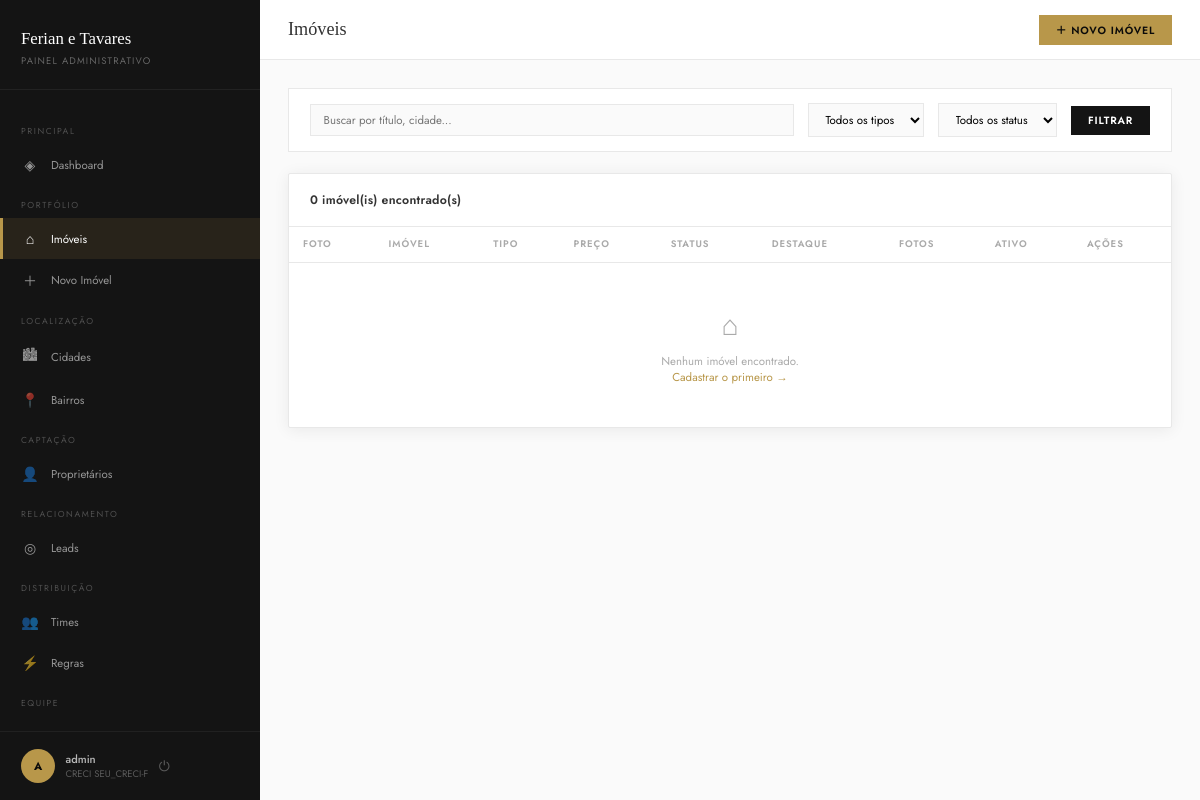
The app's page /painel/imoveis/ (signed in), older data.
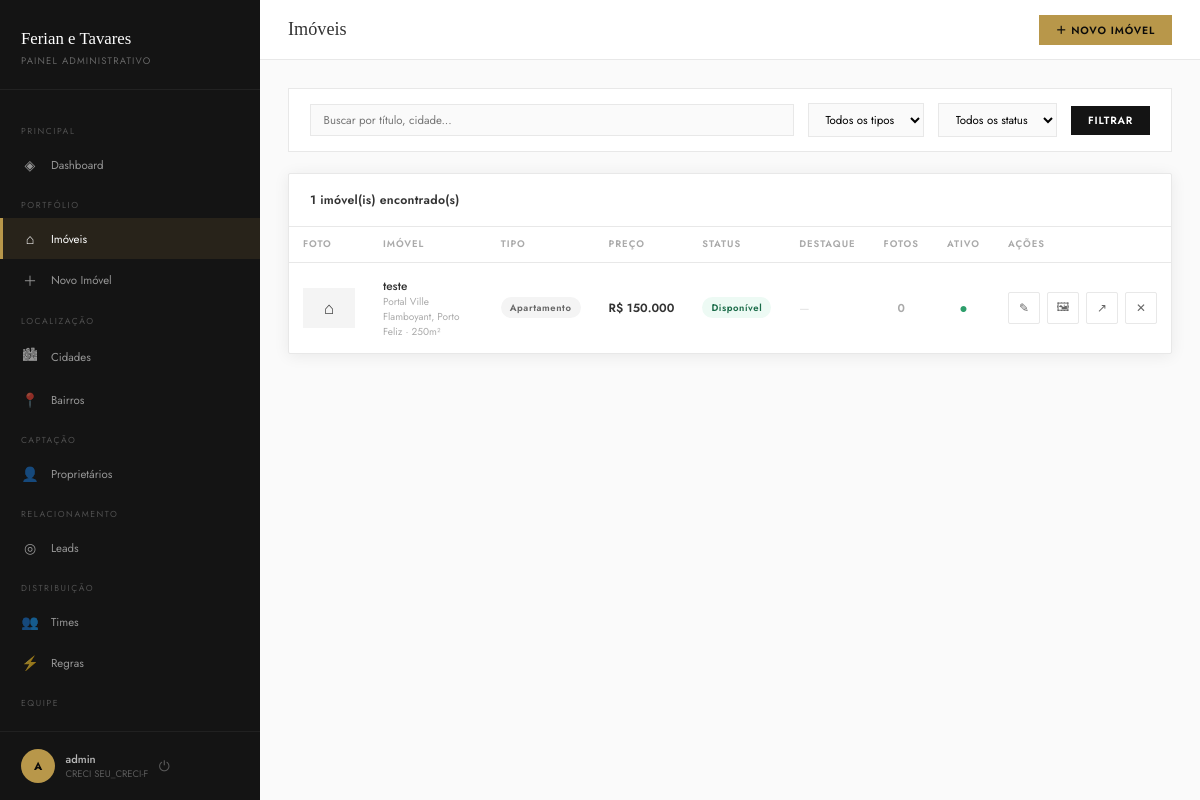
The same page, newer data.
### imoveis/models.py (models this page shows, shortened)
class Imovel(models.Model):
    TIPO_CHOICES = [
        ('apartamento', 'Apartamento'),
        ('casa', 'Casa'),
        ('cobertura', 'Cobertura'),
        ('terreno', 'Terreno'),
        ('comercial', 'Comercial'),
    ]
    STATUS_CHOICES = [
        ('disponivel', 'Disponível'),
        ('vendido', 'Vendido'),
        ('alugado', 'Alugado'),
        ('reservado', 'Reservado'),
    ]
    DESTAQUE_CHOICES = [
        ('', 'Nenhum'),
        ('destaque', 'Destaque'),
        ('novo', 'Novo'),
        ('oportunidade', 'Oportunidade'),
        ('exclusivo', 'Exclusivo'),
    ]
    titulo = models.CharField('Título', max_length=200)
    slug = models.SlugField(max_length=220, unique=True, blank=True)
    tipo = models.CharField(max_length=20, choices=TIPO_CHOICES, default='apartamento')
    status = models.CharField(max_length=20, choices=STATUS_CHOICES, default='disponivel')
    destaque = models.CharField(max_length=20, choices=DESTAQUE_CHOICES, blank=True)
    cidade = models.ForeignKey(Cidade, on_delete=models.SET_NULL, null=True)
    bairro = models.ForeignKey(Bairro, on_delete=models.SET_NULL, null=True, blank=True)
    endereco = models.CharField('Endereço', max_length=300, blank=True)
    cep = models.CharField('CEP', max_length=9, blank=True)
    preco = models.DecimalField('Preço (R$)', max_digits=14, decimal_places=2)
    preco_negociavel = models.BooleanField('Preço negociável', default=False)
    condominio = models.DecimalField('Condomínio (R$)', max_digits=10, decimal_places=2, null=True, blank=True)
    iptu = models.DecimalField('IPTU mensal (R$)', max_digits=10, decimal_places=2, null=True, blank=True)
    area_total = models.PositiveIntegerField('Área total (m²)', null=True, blank=True)
    area_construida = models.PositiveIntegerField('Área construída (m²)', null=True, blank=True)
    quartos = models.PositiveSmallIntegerField('Quartos', null=True, blank=True)
    suites = models.PositiveSmallIntegerField('Suítes', null=True, blank=True)
    banheiros = models.PositiveSmallIntegerField('Banheiros', null=True, blank=True)
    vagas = models.PositiveSmallIntegerField('Vagas de garagem', null=True, blank=True)
    andar = models.PositiveSmallIntegerField('Andar', null=True, blank=True)
    descricao = models.TextField('Descrição')
    diferenciais = models.TextField('Diferenciais (um por linha)', blank=True,
                                    help_text='Digite cada diferencial em uma linha separada')
    meta_descricao = models.CharField('Meta descrição (SEO)', max_length=160, blank=True)
    ativo = models.BooleanField('Ativo (visível no site)', default=True)
    criado_em = models.DateTimeField(auto_now_add=True)
    atualizado_em = models.DateTimeField(auto_now=True)
    visualizacoes = models.PositiveIntegerField(default=0, editable=False)
    proprietario = models.ForeignKey(
    'Proprietario',
    on_delete=models.SET_NULL,
    null=True, blank=True,
    verbose_name='Proprietário',
    related_name='imoveis'
    )
    class Meta:
        verbose_name = 'Imóvel'
        verbose_name_plural = 'Imóveis'
        ordering = ['-criado_em']
    @property
    def preco_formatado(self):
        v = float(self.preco)
        if v >= 1_000_000:
            m = v / 1_000_000
            return f"R$ {m:,.1f} milhão".replace(',', 'X').replace('.', ',').replace('X', '.')
        return f"R$ {v:,.0f}".replace(',', 'X').replace('.', ',').replace('X', '.')
    @property
    def foto_principal(self):
        foto = self.fotos.filter(principal=True).first() or self.fotos.first()
        return foto

class Bairro(models.Model):
    nome = models.CharField(max_length=100)
    cidade = models.ForeignKey(Cidade, on_delete=models.CASCADE, related_name='bairros')
    class Meta:
        verbose_name = 'Bairro'
        verbose_name_plural = 'Bairros'
        ordering = ['nome']

class Cidade(models.Model):
    nome = models.CharField(max_length=100)
    estado = models.CharField(max_length=2, default='SP')
    class Meta:
        verbose_name = 'Cidade'
        verbose_name_plural = 'Cidades'
        ordering = ['nome']

### core/admin_views.py (the view)
# urls.py: path('imoveis/', admin_views.imovel_list, name='imovel_list'),
@login_required
def imovel_list(request):
    qs = Imovel.objects.prefetch_related('fotos').select_related('cidade', 'bairro')
    q = request.GET.get('q', '')
    tipo = request.GET.get('tipo', '')
    status = request.GET.get('status', '')
    if q:
        qs = qs.filter(Q(titulo__icontains=q) | Q(cidade__nome__icontains=q))
    if tipo:
        qs = qs.filter(tipo=tipo)
    if status:
        qs = qs.filter(status=status)
    return render(request, 'painel/imovel_list.html', {
        'imoveis': qs,
        'q': q, 'tipo': tipo, 'status': status,
        'tipo_choices': Imovel.TIPO_CHOICES,
        'status_choices': Imovel.STATUS_CHOICES,
    })

### core/context_processors.py (called while the page is built)
def site_settings(request):
    return {
        'WHATSAPP_NUMBER': getattr(settings, 'WHATSAPP_NUMBER', '5511947532081'),
        'BROKER_NAME': getattr(settings, 'BROKER_NAME', 'Luiz Tavares'),
        'BROKER_CRECI': getattr(settings, 'BROKER_CRECI', '226905-F'),
        'DISTRIBUICAO_ATIVA': getattr(settings, 'DISTRIBUICAO_LEADS_ATIVA', False),
    }

### templates/painel/imovel_list.html (shortened to what the changed rows need)
{% extends "painel/base.html" %}
{% block content %}
<div class="card">
  <div class="card-header">
    <span class="card-header-title">{{ imoveis.count }} imóvel(is) encontrado(s)</span>
  </div>
  <div class="table-wrap">
    <table>
      <thead>
        <tr>
          <th>Foto</th>
          <th>Imóvel</th>
          <th>Tipo</th>
          <th>Preço</th>
          <th>Status</th>
          <th>Destaque</th>
          <th>Fotos</th>
          <th>Ativo</th>
          <th>Ações</th>
        </tr>
      </thead>
      <tbody>
        {% for i in imoveis %}
        <tr>
          <td style="width:60px">
            {% if i.foto_principal %}
            <img src="{{ i.foto_principal.imagem.url }}" style="width:52px;height:40px;object-fit:cover;display:block">
            {% else %}
            <div style="width:52px;height:40px;background:#f4f4f4;display:flex;align-items:center;justify-content:center;font-size:1.2rem">⌂</div>
            {% endif %}
          </td>
          <td style="max-width:260px">
            <div style="font-weight:500;font-size:0.85rem">{{ i.titulo|truncatechars:50 }}</div>
            <div style="font-size:0.72rem;color:#aaa">
              {% if i.bairro %}{{ i.bairro.nome }}, {% endif %}
              {% if i.cidade %}{{ i.cidade.nome }}{% endif %}
              {% if i.area_total %} · {{ i.area_total }}m²{% endif %}
            </div>
          </td>
          <td><span class="badge badge-gray">{{ i.get_tipo_display }}</span></td>
          <td style="font-weight:600;white-space:nowrap;font-size:0.85rem">{{ i.preco_formatado }}</td>
          <td>
            {% if i.status == 'disponivel' %}<span class="badge badge-green">Disponível</span>
            {% elif i.status == 'vendido' %}<span class="badge badge-red">Vendido</span>
            {% elif i.status == 'reservado' %}<span class="badge badge-orange">Reservado</span>
            {% elif i.status == 'alugado' %}<span class="badge badge-blue">Alugado</span>
            {% else %}<span class="badge badge-gray">{{ i.get_status_display }}</span>{% endif %}
          </td>
          <td>
            {% if i.destaque %}<span class="badge badge-gold">{{ i.get_destaque_display }}</span>{% else %}<span style="color:#ddd">—</span>{% endif %}
          </td>
          <td style="text-align:center">
            <span style="font-weight:600;{% if i.fotos.count == 0 %}color:#aaa{% endif %}">{{ i.fotos.count }}</span>
          </td>
          <td style="text-align:center">
            {% if i.ativo %}<span style="color:#2d9e6b;font-size:1rem">●</span>{% else %}<span style="color:#ddd;font-size:1rem">●</span>{% endif %}
          </td>
          <td>
            <div class="actions">
              <a href="{% url 'painel:imovel_edit' i.pk %}" class="action-btn" title="Editar">✎</a>
              <a href="{% url 'painel:imovel_fotos' i.pk %}" class="action-btn" title="Gerenciar fotos">🖼</a>
              {% if i.ativo %}
              <a href="/imoveis/{{ i.slug }}/" target="_blank" class="action-btn" title="Ver no site">↗</a>
              {% endif %}
              {% if request.user.is_staff %}
              <form method="post" action="{% url 'painel:imovel_delete' i.pk %}" style="display:inline"
                    onsubmit="return confirm('Excluir \'{{ i.titulo|escapejs }}\'? Esta ação não pode ser desfeita.')">
                <button type="submit" class="action-btn danger" title="Excluir">✕</button>
              </form>
              {% endif %}
            </div>
          </td>
        </tr>
        {% empty %}
        <tr>
          <td colspan="9" style="text-align:center;padding:3rem;color:#aaa">
            <div style="font-size:2rem;margin-bottom:0.5rem">⌂</div>
            Nenhum imóvel encontrado.<br>
            <a href="{% url 'painel:imovel_create' %}" style="color:#b8974a;font-size:0.82rem">Cadastrar o primeiro →</a>
          </td>
        </tr>
        {% endfor %}
      </tbody>
    </table>
  </div>
</div>
{% endblock %}

Row changes from the older to the newer data that the page shows:
added Imovel: titulo "teste", bairro.nome "Portal Ville Flamboyant", cidade.nome "Porto Feliz", area_total "250", tipo "Apartamento", preco_formatado "R$ 150.000", status "Disponível", fotos.count "0"
Text that changed along with them:
{{ imoveis.count }}: "0" → "1"
text no longer shown: "⌂ Nenhum imóvel encontrado. Cadastrar o primeiro →"
